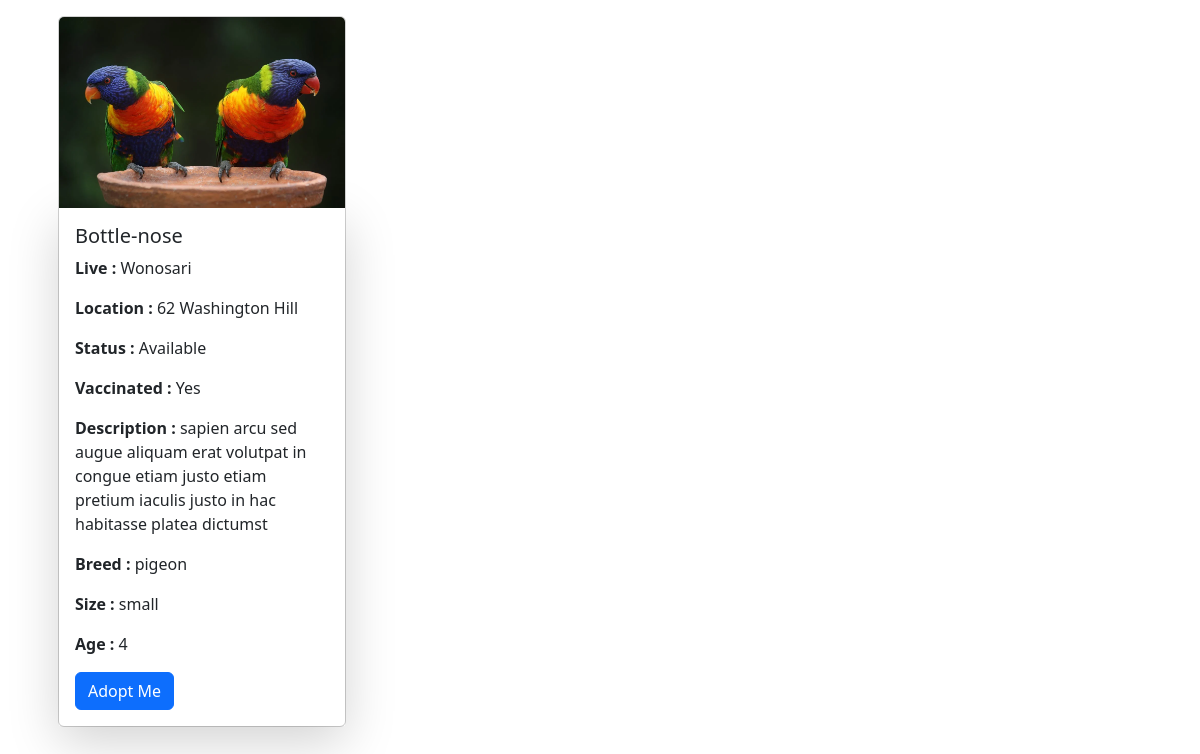
Page /details.php?id=1 (signed in) on the committed database.
### tables this page shows
CREATE TABLE `animal` (
  `id` int(11) NOT NULL,
  `name` varchar(50) NOT NULL,
  `picture` varchar(255) NOT NULL,
  `live` varchar(255) NOT NULL,
  `location` varchar(255) NOT NULL,
  `dis` varchar(255) NOT NULL,
  `size` enum('small','medium','big') NOT NULL,
  `age` int(3) NOT NULL,
  `vaccinated` enum('Yes','No') NOT NULL,
  `breed` varchar(50) NOT NULL,
  `status` enum('Adopted','Available') NOT NULL DEFAULT 'Available'
);

### details.php (the view, shortened to what this page needs)
<?php
require_once 'components/db_connect.php';
$sql = "SELECT * FROM animal WHERE id = $_GET[id]";
$result = mysqli_query($connect, $sql);
$tbody="";
if(mysqli_num_rows($result)>0){
    while($row = mysqli_fetch_assoc($result)){
        $tbody .= "
        <div class = 'col-lg-4 col-md-6 col-sm-12 p-3'>
            <div class='card' style='width: 18rem;'>
                <img src='picture/" . $row['picture'] . "' class='card-img-top' alt='...'>
                    <div class='card-body shadow-lg'>
                    <h5 class='card-title'>" . $row['name'] . "</h5>
                    <p class='card-text'><span class = 'fw-bold'>Live : </span>" . $row['live'] . "</p>
                    <p class='card-text'><span class = 'fw-bold'>Location : </span>" . $row['location'] . "</p>
                    <p class='card-text'><span class = 'fw-bold'>Status : </span>" . $row['status'] . "</p>
                    <p class='card-text'><span class = 'fw-bold'>Vaccinated : </span>" . $row['vaccinated'] . "</p>
                    <p class='card-text'><span class = 'fw-bold'>Description : </span>" . $row['dis'] . "</p>
                    <p class='card-text'><span class = 'fw-bold'>Breed : </span>" . $row['breed'] . "</p>
                    <p class='card-text'><span class = 'fw-bold'>Size : </span>" . $row['size'] . "</p>
                    <p class='card-text'><span class = 'fw-bold'>Age : </span>" . $row['age'] . "</p>
                    <a href='adoption.php?id=" . $row['id'] . "' class='btn btn-primary'>Adopt Me</a>
                </div>
            </div>
        </div>";
    };
}else {
    $tbody="
        <tr>
        <td> colspan='5' class='text-center'>Not Data </td>
        </tr>
    ";
}
?>
<!DOCTYPE html>
<html lang="en">
<head>
    <?php require_once 'components/boot.php'?>
</head>
<body>
    <div class="container">
        <?php
            echo $tbody;
        ?>
    </div>
</body>
</html>

### rows in the picture
animal: picture (picture), name "Bottle-nose", live "Wonosari", location "62 Washington Hill", status "Available", vaccinated "Yes", dis "sapien arcu sed augue aliquam erat volutpat in congue etiam justo etiam pretium iaculis justo in hac habitasse platea dictumst", breed "pigeon", size "small", age "4"
